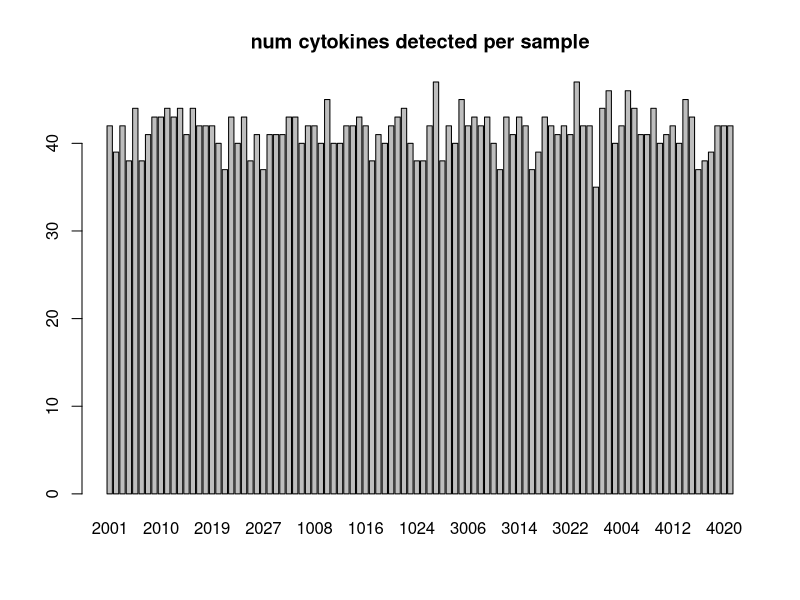
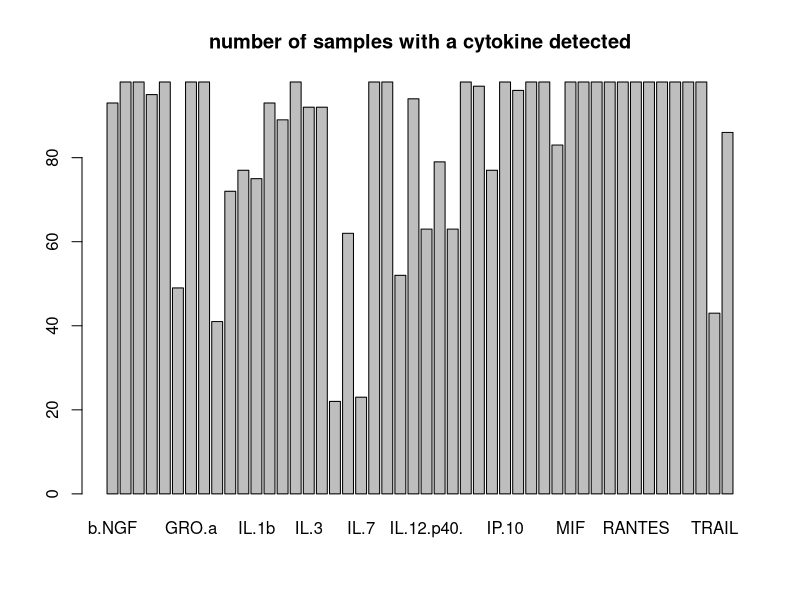
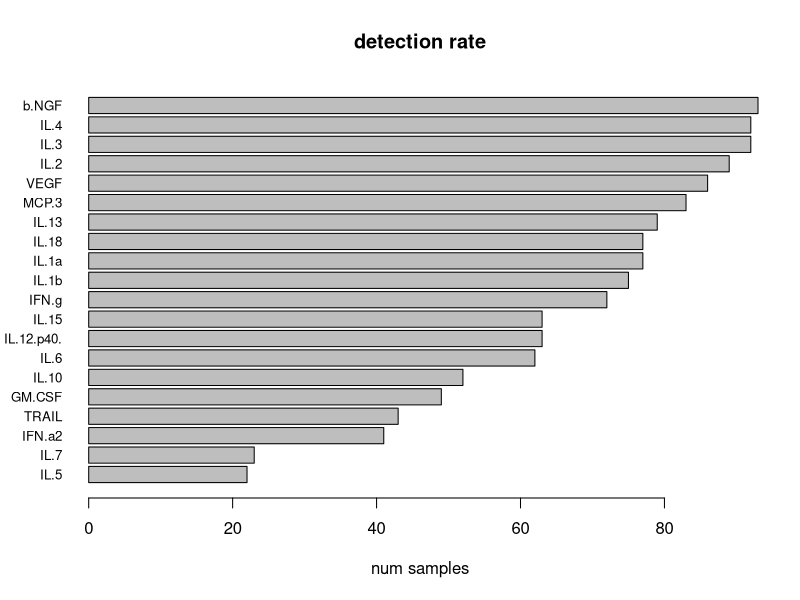
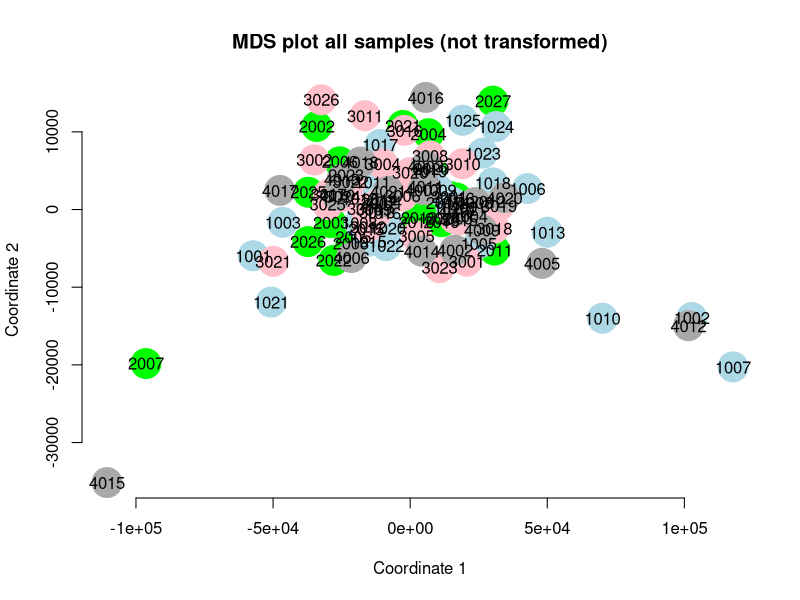
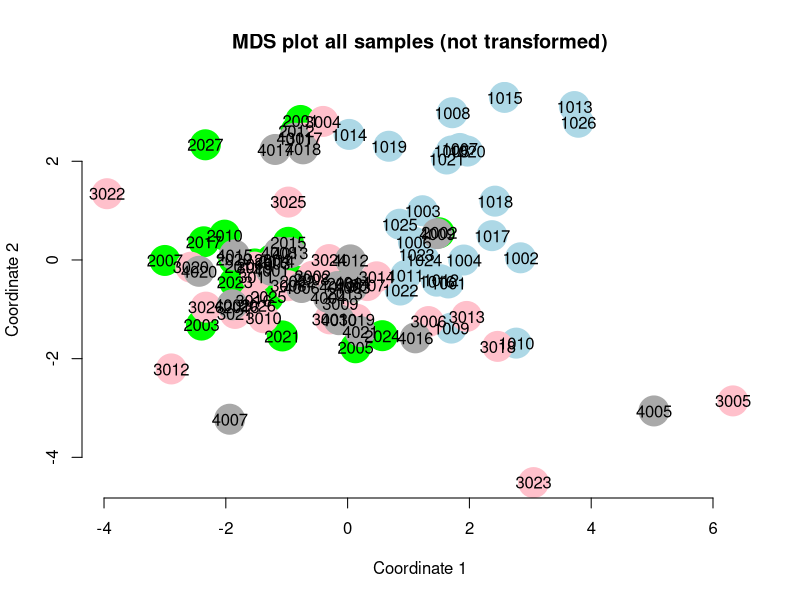

R code for these plots, in order:
## ---- chunk 1
#| label: load-packages
#| include: false

library(tidyverse)
## ---- chunk 2
#| label: load data

pg <- read.table("pg_ml.tsv",sep="\t",header=TRUE,row.names=1)
pg[1:6,1:8]
str(pg)

pg <- t(pg)
pg[1:6,1:8]

## ---- chunk 3
#| label: basics

dim(pg)

colcount <- apply(pg,2, function(x) {
  length(which(!is.na(x)))
})

head(colcount)
barplot(colcount,main="num cytokines detected per sample")

rowcount <- apply(pg,1, function(x) {
  length(which(!is.na(x)))
})

head(rowcount)
barplot(rowcount,main="number of samples with a cytokine detected")

rowcount <- rowcount[order(rowcount)]
barplot(head(rowcount,20),horiz = TRUE, las=1,cex.names = 0.8,xlab="num samples",main="detection rate")

## ---- chunk 4
#| label: mds1

mds <- cmdscale(dist(t(pg)))

cols <- sapply(strsplit(colnames(pg),""),"[[",1)
cols <- gsub("2","green",cols)
cols <- gsub("1","lightblue",cols)
cols <- gsub("3","pink",cols)
cols <- gsub("4","darkgray",cols)


plot(mds, xlab="Coordinate 1", ylab="Coordinate 2", 
  col=cols, cex=4 , pch=19, main="MDS plot all samples (not transformed)",
  bty="n")

text(mds,labels = colnames(pg))

## ---- chunk 5
#| label: mds2

lpg <- log(pg)
mds <- cmdscale(dist(t(lpg)))

cols <- sapply(strsplit(colnames(pg),""),"[[",1)
cols <- gsub("2","green",cols)
cols <- gsub("1","lightblue",cols)
cols <- gsub("3","pink",cols)
cols <- gsub("4","darkgray",cols)


plot(mds, xlab="Coordinate 1", ylab="Coordinate 2", 
  col=cols, cex=4 , pch=19, main="MDS plot all samples (not transformed)",
  bty="n")

text(mds,labels = colnames(pg))

## ---- chunk 6
#| label: sessioninfo
#| warning: false
sessionInfo()
